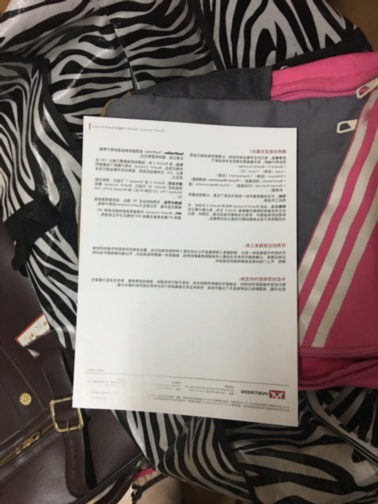
#> input picture data/001201.jpg, 378 x 504 px, given in place of 9.jpg, which was not available
$ python main_one_photo.py
#> lines starting #> are read from the running program, lines starting #| are printed output that depends on the picture; after the words box and inside, x2 and y2 are one past the last pixel; in counts of white or black regions, pixels touching at a corner belong together; pictures that were not available may be replaced by others from this repository, and a replacement may not be noted
### corner_detection_LSD.py
import cv2
import numpy as np
import math
import time
import matplotlib.pyplot as plt
from utils import Conv2d
from lines_cross import *
from clear_grad_img import clear_grad_function
from find_out_line import find_final_points
from get_LSD_lines import get_LSD

'''
可调参数
@get_grad_img: grad阈值
'''
top_k = 8
low_thd = 100
up_thd = 200
theta_times = 2
rho_times = 2
corner_area = 20
vote_rate = 0.5
max_min_ratio = 1.8#最长边比最短边


def houghLines(grad_img):
    """
    从梯度图进行hough变换，检测直线
    :param grad_img: 梯度图
    :return: 检测出来的直线的极坐标表示
    """
    # --------------------------------------投票------------------------------------------
    rho_max = math.sqrt(grad_img.shape[0] * grad_img.shape[0] + grad_img.shape[1] * grad_img.shape[1])
    #rho_max = max(grad_img.shape)
    time1 = time.time()
    if theta_times != 0:
        m = 180*theta_times//2
    if rho_times != 0:
        n = int(max(grad_img.shape)*rho_times/2)
    #m, n = 180, int(rho_max)
    theta_range = np.linspace(0, np.pi, m)
    rho_range = np.linspace(-rho_max, rho_max, n)
    # 投票的表格
    vote_table = np.zeros(shape=(m, n))

    row_cor, col_cor = np.where(grad_img > 0)  # 挑出有选举权的点,假设有K个
    cor_mat = np.stack((row_cor, col_cor), axis=1)  # K*2
    K = cor_mat.shape[0]

    cos_theta = np.cos(theta_range)
    sin_theta = np.sin(theta_range)
    # 这是一个大坑，row实际对应的是y
    # theta_mat = np.stack((cos_theta, sin_theta), axis=0)  # 2*m
    theta_mat = np.stack((sin_theta, cos_theta), axis=0)  # 2*m

    y_mat = np.matmul(cor_mat, theta_mat)  # K*m

    rho_ind = (
            (y_mat - (-rho_max)) * (n - 1) / (rho_max - (-rho_max))
    ).astype(np.int32)  # K*m
    rho_ind = np.ravel(rho_ind, order='F')  # 在列方向stack

    theta_ind = np.arange(0, m)[:, np.newaxis]
    theta_ind = np.repeat(theta_ind, K)


    np.add.at(vote_table, (theta_ind, rho_ind), 1)  # 在vote_table中投票
    time2 = time.time()
    #print("pre:{}".format(time2 - time1))
    # ----------------------------------过滤 1： 选出不同的直线-------------------------------
    # 取出top_k条不同的直线
    #top_k = top_k
    #print("top_k=",top_k)
    top_vert = 0
    top_hori = 0
    # unravel_index: https://www.jianshu.com/p/a7e19847bd39 -> 将一维index转换到(m,n)维上
    argmax_ind = np.argsort(-vote_table.ravel(), )
    argmax_ind = np.unravel_index(argmax_ind, (m, n))
    argmax_ind = np.dstack(argmax_ind)
    time3 = time.time()
    #print("top:{}".format(time3 - time2))
    argmax_ind = argmax_ind[0, :, :]
    valid_lines = np.zeros((top_k, 2))
    exist_num = 0

    #找主方向
    main_theta = 0
    for i in range(10):
        main_theta_ind,main_rho_ind = tuple(argmax_ind[i])
        temp_main_theta = theta_range[main_theta_ind]
        if temp_main_theta > 1.5:
            temp_main_theta2 = 3.141 - temp_main_theta
            if temp_main_theta2 < 0.3 or temp_main_theta2 > 1.2:
                main_theta = temp_main_theta
                break
        else:
            if temp_main_theta < 0.3 or temp_main_theta > 1.2:
                main_theta = temp_main_theta
                break

    # 在中心点的上下左右各设置一个数组，来保存合格的直线
    left_lines = []
    top_lines = []
    right_lines = []
    bottom_lines = []

    left_left_lines = []
    top_top_lines = []
    right_right_lines = []
    bottom_bottom_lines = []

    left_lines_offset = []
    top_lines_offset = []
    right_lines_offset = []
    bottom_lines_offset = []

    all_lines_stop = [1,1,1,1]

    time_ccc = time.time()
    for i in range(0, 500):
        row_ind, col_ind = tuple(argmax_ind[i])
        theta = theta_range[row_ind]
        rho = rho_range[col_ind]

        if theta==0 and rho==0:
            continue
        delta_theta = abs(theta-main_theta)
        if delta_theta>1.5:
            delta_theta = 3.141-delta_theta
        if delta_theta>0.52 and delta_theta<1.04:
            continue
        # checkLines(theta, rho, grad_img)
        if is_new_line2(theta, rho, valid_lines, exist_num, grad_img.shape,
                       left_lines,top_lines,right_lines,bottom_lines, vote_table[row_ind,col_ind], all_lines_stop,
                        left_left_lines,top_top_lines,right_right_lines,bottom_bottom_lines,
                        left_lines_offset,top_lines_offset,right_lines_offset,bottom_lines_offset):
        # if is_new_line(theta, rho, valid_lines, exist_num, grad_img.shape,
        #                    left_lines, top_lines, right_lines, bottom_lines, vote_table[row_ind, col_ind],
        #                    all_lines_stop):
        #if True:
            # 遇到新的线了
            #水平的、竖直的每一种都至少取5个
            is_vert_line = np.abs(theta - 1.5) > 0.5
            if is_vert_line:
                if top_vert<(top_k//2):
                    valid_lines[exist_num][0] = theta
                    valid_lines[exist_num][1] = rho
                    top_vert += 1
                    exist_num += 1
            else :
                if top_hori<(top_k//2):
                    valid_lines[exist_num][0] = theta
                    valid_lines[exist_num][1] = rho
                    top_hori += 1
                    exist_num += 1
            if top_hori>=(top_k//2) and top_vert>=(top_k//2):
                break
            # [4 lines of commented-out code are left out]

    time_cccd = time.time()
    #print("cccddd{}".format(time_cccd-time_ccc))
    return valid_lines

# [18 lines left out: function checkLines, not called in this run]


def out_boundary(p,shape):
    y,x = p
    h,w = shape
    if (0<x and x<w) and (0<y and y<h):
        return False
    else:
        return True

# [52 lines left out: functions out_boundary_too_far, is_too_small, get_area, not called in this run]


def detect_corners(gray_img, top_lines, low_threshold, up_threshold, theta, rho, corner_area_len, vote_r):
    global top_k,low_thd,up_thd, theta_times, rho_times, corner_area, vote_rate
    top_k = top_lines
    low_thd = low_threshold
    up_thd = up_threshold
    theta_times = theta
    rho_times = rho
    corner_area = corner_area_len
    vote_rate = vote_r

    time1 = time.time()

    time2 = time.time()
    h,w = gray_img.shape

    grad_img = get_LSD(gray_img)
    # cv2.imshow('LSD_lines', grad_img)
    #grad_img = cv2.resize(grad_img,(w,h))
    #cv2.imshow('half_LSD_line',grad_img)

    time3 = time.time()
    print("LSD_lines:{}".format(time3 - time2))
    polar_lines = houghLines(grad_img)

    time4 = time.time()
    print("houghLines:{}".format(time4 - time3))


    # [15 lines of commented-out code are left out]

    cv2.waitKey(0)
    time5 = time.time()
    # -------------------------------计算交点----------------------------------
    # 1. 为了化简计算,把直线分成接近水平/垂直, 两种直线
    vert_ind = np.abs(polar_lines[:, 0] - 1.5) > 0.5
    vert_lines = polar_lines[vert_ind, :]  # 接近垂直的直线
    hori_lines = polar_lines[np.logical_not(vert_ind), :]  # 接近水平的直线

    # 排序: 为了能够组成正方形,先进行排序
    test = np.argsort(np.abs(vert_lines[:, 1]))
    vert_lines = vert_lines[test, :]

    test = np.argsort(np.abs(hori_lines[:, 1]))
    hori_lines = hori_lines[test, :]

    #将候选直线进行排列组合，两个一组
    vert_lines_actual = []
    hori_lines_actual = []
    for i in range(vert_lines.shape[0]):
        if not(vert_lines[i,0] == 0 and vert_lines[i,1] == 0):
            vert_lines_actual.append(vert_lines[i])
    for j in range(hori_lines.shape[0]):
        if not(hori_lines[j,0] == 0 and hori_lines[j,1] == 0):
            hori_lines_actual.append(hori_lines[j])

    vert_lines_actual = np.array(vert_lines_actual)
    hori_lines_actual = np.array(hori_lines_actual)
    num_vert_lines = vert_lines_actual.shape[0]
    num_hori_lines = hori_lines_actual.shape[0]
    num_vert_couples = num_vert_lines*(num_vert_lines-1)//2
    num_hori_couples = num_hori_lines * (num_hori_lines - 1) //2
    couples_vert = []
    couples_hori = []
    for i in range(num_vert_lines):
        for j in range(i+1,num_vert_lines):
            couples_vert.append([i,j])

    for i in range(num_hori_lines):
        for j in range(i+1,num_hori_lines):
            couples_hori.append([i,j])

    area_table = np.zeros((num_vert_couples,num_hori_couples))
    for i in range(num_vert_couples):
        for j in range(num_hori_couples):
            #下面计算每四条线的围成的四边形的面积
            temp_vert_lines = vert_lines_actual[couples_vert[i]]
            temp_hori_lines = hori_lines_actual[couples_hori[j]]
            area_table[i][j] = get_area_by_four_lines(temp_vert_lines,temp_hori_lines,gray_img.shape[:2])

    #求出最大的面积，以及其所对应的直线的index
    m,n = np.unravel_index(np.argmax(area_table),(num_vert_couples,num_hori_couples))
    final_vert_lines = vert_lines_actual[couples_vert[m]]
    final_hori_lines = hori_lines_actual[couples_hori[n]]
    points = get_corner_by_four_lines(final_vert_lines, final_hori_lines)
    points = np.array(points).reshape(2, 2, 2)

    time6 = time.time()
    #print("area:{}".format(time6 - time5))

    left_top = points[0][0]
    left_bottom = points[0][1]
    right_top = points[1][0]
    right_bottom = points[1][1]

    point_seq = (left_top, right_top, right_bottom, left_bottom)


    return grad_img, point_seq

#将线段写入txt
# [7 lines left out: function write_lines, not called in this run]

#根据四条直线，计算所围成的面积
def get_area_by_four_lines(vert_lines,hori_lines, img_shape):
    num_vert_lines = 2
    num_hori_lines = 2

    points = get_corner_by_four_lines(vert_lines,hori_lines)

    #判断四个角点是否出界
    out_nums = [0,0,0,0]
    temp_i = 0
    for i in range(4):
        out_bd = out_boundary(points[i],img_shape)
        if out_bd:
            temp_i = i
            out_nums[i] = 1
    # [5 lines of commented-out code are left out]
    if sum(out_nums) > 2:        #若有3个及以上角点在界外，则直接返回0
        return 0
    #如果只有一个角出界，则判断是否离边界太远
    if out_nums==1:
        out_bd_too_far = out_boundary_too_far(points[temp_i],img_shape)
        if out_bd_too_far:
            return 0#若有两个角点在界外，则直接返回0

    #判断四个交点是否交叉
    p0 = MyPoint(points[0][1],points[0][0])
    p1 = MyPoint(points[1][1],points[1][0])
    p2 = MyPoint(points[2][1], points[2][0])
    p3 = MyPoint(points[3][1], points[3][0])

    d = IsIntersec(p0, p1, p2, p3)
    if d==1:
        return 0

    #若

    # 3. 近似面积最大的为角点
    points = np.array(points).reshape(2, 2, 2)
    max_area = 0
    for i in range(num_vert_lines - 1):
        for j in range(num_hori_lines - 1):
            left_top = points[i][j]
            left_bottom = points[i][j + 1]
            right_top = points[i + 1][j]
            right_bottom = points[i + 1][j + 1]
            # area = get_approx_area(left_top, left_bottom, right_top, right_bottom)
            area = calc_area2(left_top, left_bottom, right_bottom) + calc_area2(left_top, right_top, right_bottom)
            if area > max_area:
                max_area = area
                #point_seq = (left_top, right_top, right_bottom, left_bottom)
    # 若最长边/最短边>2,则返回0
    edge_len = []
    edge_len.append(np.sqrt((left_top[1] - right_top[1]) ** 2 + (left_top[0] - left_top[0]) ** 2))
    edge_len.append(np.sqrt((right_top[1] - right_bottom[1]) ** 2 + (right_top[0] - right_bottom[0]) ** 2))
    edge_len.append(np.sqrt((right_bottom[1] - left_bottom[1]) ** 2 + (right_bottom[0] - left_bottom[0]) ** 2))
    edge_len.append(np.sqrt((left_bottom[1] - left_top[1]) ** 2 + (left_bottom[0] - left_top[0]) ** 2))
    max_edge = max(edge_len)
    min_edge = min(edge_len)
    if max_edge/min_edge>max_min_ratio:
        return 0
    return max_area


#根据4条线，求4个交点
def get_corner_by_four_lines(vert_lines, hori_lines):
    all_points = []
    for i in range(2):
        for j in range(2):
            point = get_intersection_points(vert_lines[i], hori_lines[j])
            all_points.append([point[1], point[0]])

    return all_points

# [14 lines left out: function get_approx_area, not called in this run]
#通过三点直接求面积
def calc_area2(p1, p2, p3):
    (x1, y1), (x2, y2), (x3, y3) = p1,p2,p3
    return 0.5 * abs(x2 * y3 + x1 * y2 + x3 * y1 - x3 * y2 - x2 * y1 - x1 * y3)

# [38 lines left out: function is_new_line, not called in this run]

def is_new_line2(theta, rho, valid_data, exist_num, img_shape, left_lines,top_lines,right_lines,bottom_lines, line_vote, all_lines_stop,
                 left_left_lines,top_top_lines,right_right_lines,bottom_bottom_lines,
                 left_lines_offset,top_lines_offset,right_lines_offset,bottom_lines_offset):

    is_vert = np.abs(theta - 1.5) > 0.5

    centerX = img_shape[1]//2
    centerY = img_shape[0]//2
    a = np.cos(theta)
    b = np.sin(theta)
    x0 = a * rho
    y0 = b * rho
    x1 = int(x0 + 1000 * (-b))
    y1 = int(y0 + 1000 * (a))
    x2 = int(x0 - 1000 * (-b))
    y2 = int(y0 - 1000 * (a))
    dis =getDis(centerX,centerY,x1,y1,x2,y2)
    min_dis = min(img_shape)
    if dis < 0.2*min_dis:
        return False

    for i in range(exist_num):
        theta = 0 if theta - 3.1 > 0 else theta  # 角度3.1...和零度是一样的
        if theta - valid_data[i][0] < 0.2 and np.square(np.abs(rho) - np.abs(valid_data[i][1])) < 100:
            # 角度相近 & rho相近
            return False
        #求两直线的交点，若角点在图内，且夹角很小，则丢弃

        delta = abs(theta - valid_data[i][0])
        if delta>1.5:
            delta = 3.14-delta
        if delta > 0.001 and delta <1.2 :
            cross_point = get_intersection_points(np.array(valid_data[i]), [theta, rho])
            if cross_point[0]>-0.5*img_shape[0] and \
                cross_point[0]<1.5*img_shape[0] and \
                cross_point[1]>-0.5*img_shape[1] and \
                cross_point[1]<1.5*img_shape[1]:
                return False
    # 判断直线在中心点的上、下、左、又
    if is_vert:
        x3 = (x2 - x1) / (y2 - y1) * (centerY - y1) + x1
        if x3 > centerX:
            if len(right_lines) >= (top_k // 4):
                return False
            if right_lines==[]:
                right_lines.append(line_vote)
                right_lines_offset.append(x3)
            else:
                max_vote = max(right_lines)
                max_idx = right_lines.index(max_vote)
                if line_vote < max_vote*vote_rate:
                    all_lines_stop[0] = 0
                    if x3>right_lines_offset[max_idx]:
                        right_right_lines.append([theta,rho])
                    return False
                else:
                    right_lines.append(line_vote)
                    right_lines_offset.append(x3)
        else:
            if len(left_lines) >= (top_k // 4):
                max_vote = max(left_lines)
                max_idx = left_lines.index(max_vote)

                if x3 < left_lines_offset[max_idx]:
                    left_left_lines.append([theta, rho])
                return False
            if left_lines == []:
                left_lines.append(line_vote)
                left_lines_offset.append(x3)
            else:
                max_vote = max(left_lines)
                max_idx = left_lines.index(max_vote)
                if line_vote < max_vote * vote_rate:
                    all_lines_stop[1] = 0
                    # if x3<left_lines_offset[max_idx]:
                    #     left_left_lines.append([theta,rho])
                    return False
                else:
                    left_lines.append(line_vote)
                    left_lines_offset.append(x3)
    else:
        y3 = (y2 - y1) / (x2 - x1) * (centerX - x1) + y1
        if y3 > centerY:
            if len(bottom_lines) >= (top_k // 4):
                return False
            if bottom_lines == []:
                bottom_lines.append(line_vote)
                bottom_lines_offset.append(y3)
            else:
                max_vote = max(bottom_lines)
                max_idx = bottom_lines.index(max_vote)
                if line_vote < max_vote * vote_rate:
                    all_lines_stop[2] = 0
                    if y3>bottom_lines_offset[max_idx]:
                        bottom_bottom_lines.append([theta,rho])
                    return False
                else:
                    bottom_lines.append(line_vote)
                    bottom_lines_offset.append(y3)
        else:
            if len(top_lines) >= (top_k // 4):
                return False
            if top_lines == []:
                top_lines.append(line_vote)
                top_lines_offset.append(y3)
            else:
                max_vote = max(top_lines)
                max_idx = top_lines.index(max_vote)
                if line_vote < max_vote * vote_rate:
                    all_lines_stop[3] = 0
                    if y3<top_lines_offset[max_idx]:
                        top_top_lines.append([theta,rho])
                    return False
                else:
                    top_lines.append(line_vote)
                    top_lines_offset.append(y3)
    return True
#点到直线的距离
def getDis(pointX,pointY,lineX1,lineY1,lineX2,lineY2):
    a=lineY2-lineY1
    b=lineX1-lineX2
    c=lineX2*lineY1-lineX1*lineY2
    dis=(math.fabs(a*pointX+b*pointY+c))/(math.pow(a*a+b*b,0.5))
    return dis

def get_intersection_points(line1, line2):
    """
    由极坐标表示的line1, line2,求出角点(矩阵求解方程)
    :param line1: [theta1, rho1]
    :param line2: [theta2,rho2]
    :return: row, col
    """
    rho_mat = np.array(
        [line1[1], line2[1]]
    )
    theta_mat = np.array(

        [[np.cos(line1[0]), np.sin(line1[0])],
         [np.cos(line2[0]), np.sin(line2[0])]]
    )
    inv_theta_mat = np.linalg.inv(theta_mat)
    result = np.matmul(inv_theta_mat, rho_mat).astype(np.int32)
    return result.astype(np.int32)  # 由于是坐标,需要改成int


# [8 lines left out: function harries, not called in this run]

### get_LSD_lines.py
import cv2
import numpy as np
from skimage import morphology
import time

def get_LSD(gray_img):
    #cv2.imshow('gray_imggg',gray_img)
    h, w = gray_img.shape
    new_img = np.zeros([h, w])
    # 创建一个LSD对象
    lsd = cv2.createLineSegmentDetector(0)
    # 执行检测结果
    dlines = lsd.detect(gray_img)
    # 绘制检测结果
    num_lines = dlines[0].size
    for dline in dlines[0]:
        x0 = int(round(dline[0][0]))
        y0 = int(round(dline[0][1]))
        x1 = int(round(dline[0][2]))
        y1 = int(round(dline[0][3]))

        if (x1-x0)!=0:
            tan_theta = abs((y1-y0)/(x1-x0))
            if tan_theta>0.35 and tan_theta<np.tan(np.pi/3):
                continue

        line_len = np.sqrt((x1 - x0) ** 2 + (y1 - y0) ** 2)
        # if line_len > 450:
        #     a = 4
        #     cv2.line(new_img, (x0, y0), (x1, y1), 255, 1, cv2.LINE_AA)
        if line_len > num_lines/1000*20:
            cv2.line(new_img, (x0, y0), (x1, y1), 255, 1, cv2.LINE_AA)
        #cv2.line(new_img, (x0, y0), (x1,y1), 255, 1, cv2.LINE_AA)
    kernel = cv2.getStructuringElement(cv2.MORPH_RECT, (3, 3))
    new_img = cv2.dilate(new_img, kernel)
    new_img = cv2.erode(new_img,kernel)
    new_img = (morphology.skeletonize(new_img//255)+0)*255.0
    #new_img = (new_img+0)*255.0
    return new_img

### lines_cross.py
#Python3.6
class MyPoint(): #定义类
    def __init__(self,x,y):
        self.x=x
        self.y=y

# [6 lines left out: function cross, not called in this run]

def IsIntersec(p1,p2,p3,p4): #判断两线段是否相交

    #快速排斥，以l1、l2为对角线的矩形必相交，否则两线段不相交
    if(max(p1.x,p2.x)>=min(p3.x,p4.x)    #矩形1最右端大于矩形2最左端
    and max(p3.x,p4.x)>=min(p1.x,p2.x)   #矩形2最右端大于矩形最左端
    and max(p1.y,p2.y)>=min(p3.y,p4.y)   #矩形1最高端大于矩形最低端
    and max(p3.y,p4.y)>=min(p1.y,p2.y)): #矩形2最高端大于矩形最低端

    #若通过快速排斥则进行跨立实验
        if(cross(p1,p2,p3)*cross(p1,p2,p4)<=0
           and cross(p3,p4,p1)*cross(p3,p4,p2)<=0):
            D=1
        else:
            D=0
    else:
        D=0
    return D

### main_one_photo.py
import os
import cv2
import numpy as np
from transform import cvtColor, warpAffine, computer_width_height
from corner_detection_LSD import detect_corners
from corner_detection1 import detect_corners1


import time

if __name__ == "__main__":

    filename = '9.jpg'
    time1 = time.time()
    path = os.path.join('g:/wrap/books', filename)
    src_img = cv2.imread(path)
#> src_img is the input picture: shape (504, 378, 3); mean B, G, R 107.9, 111.7, 122.5
    gray_img = cv2.cvtColor(src_img,cv2.COLOR_BGR2GRAY)
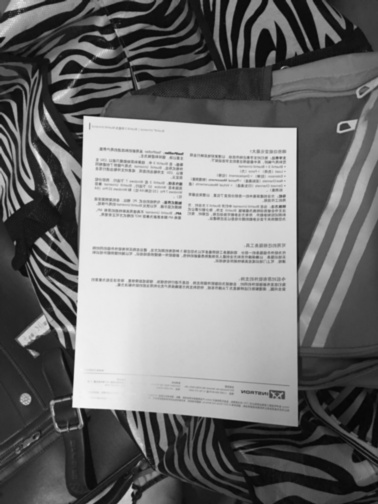
#> gray_img: shape (504, 378); min 4, max 246, mean 114.5
    gray_img_ori = np.copy(gray_img)
    kernel = cv2.getStructuringElement(cv2.MORPH_RECT, (5, 5))
    #gray_img = cv2.dilate(gray_img, kernel)
    # 腐蚀图像
    #gray_img = cv2.erode(gray_img, kernel)
    #gray_img = cv2.dilate(gray_img, kernel)

    detect_img, detected_corner = detect_corners(gray_img, 12, 10, 40, 2, 1, 20, 0.7)
#> the loop in get_LSD, `for dline in dlines[0]:` made 564 passes
#> (dline, x0, y0, x1, y1, tan_theta, line_len) on passes 1 to 6: ([[82.44, 114.4, 71.96, 407]], 82, 114, 72, 407, 29.3, 293.2), ([[73.26, 405.3, 297.1, 425.5]], 73, 405, 297, 426, 0.0938, 225), ([[294.3, 128.8, 84.29, 115.8]], 294, 129, 84, 116, 0.0619, 210.4), ([[297.1, 424.4, 295.4, 128.1]], 297, 424, 295, 128, 148, 296), ([[60.34, 194.5, 30.56, 136.3]], 60, 194, 31, 136, 2, 64.85), ([[43.3, 185.7, 52.31, 205.4]], 43, 186, 52, 205, 2.11, 21.02)
#> after the loop in get_LSD, `for dline in dlines[0]:`:
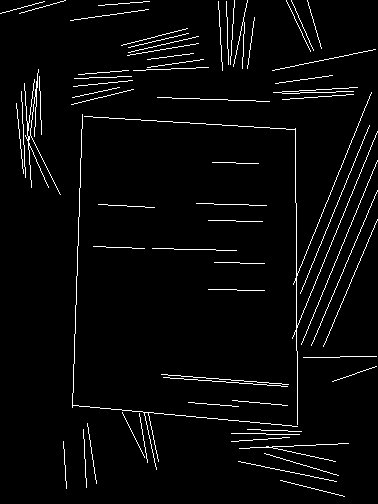
#> new_img: shape (504, 378) float64; 3.4% white in thin lines or dots
#> in get_LSD, `kernel = cv2.getStructuringElement(cv2.MORPH_RECT, (3, 3))`: kernel = [[1, 1, 1], [1, 1, 1], [1, 1, 1]]
#> in get_LSD, `new_img = cv2.dilate(new_img, kernel)`:
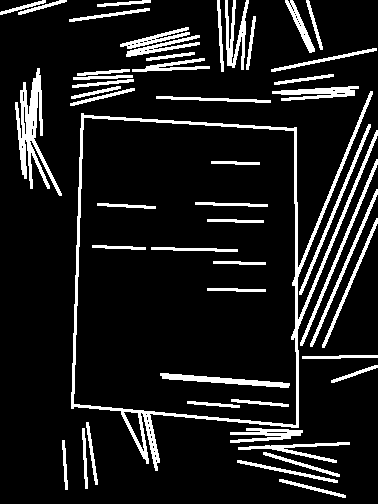
#> new_img: shape (504, 378) float64; 11.5% white; 49 white regions, largest, box (x1, y1, x2, y2) and area: (71, 91, 378, 471) 5372, (15, 68, 62, 196) 1879, (225, 0, 249, 70) 772
#> in get_LSD, `new_img = cv2.erode(new_img,kernel)`:
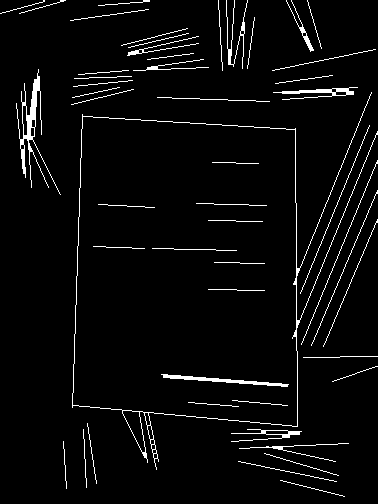
#> new_img: shape (504, 378) float64; 3.9% white in thin lines or dots
#> in get_LSD, `new_img = (morphology.skeletonize(new_img//255)+0)*255.0`:
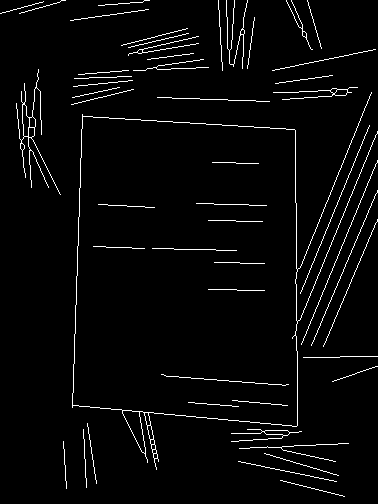
#> new_img: shape (504, 378) float64; 3.2% white in thin lines or dots
#> (the rest of the program and of its run is left out)
